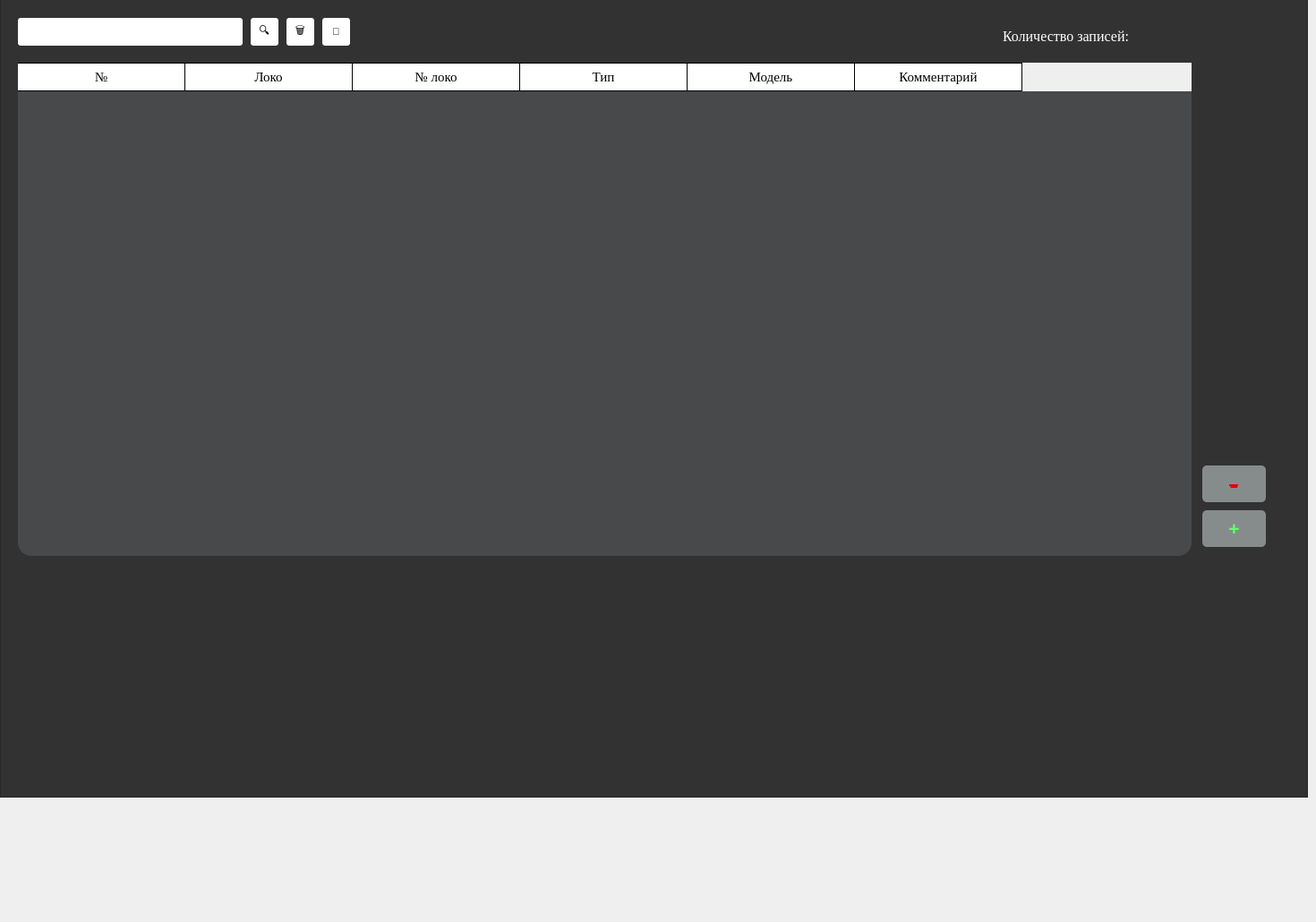
      <widget class="QWidget" name="tab_19">
       <attribute name="title">
        <string>Система 7</string>
       </attribute>
       <widget class="QLineEdit" name="lineEdit_16">
        <property name="geometry">
         <rect>
          <x>20</x>
          <y>20</y>
          <width>251</width>
          <height>31</height>
         </rect>
        </property>
        <property name="styleSheet">
         <string notr="true">QLineEdit {
background-color: rgb(255, 255, 255);
border-radius: 3px;}</string>
        </property>
       </widget>
       <widget class="QPushButton" name="pushButton_48">
        <property name="geometry">
         <rect>
          <x>280</x>
          <y>20</y>
          <width>31</width>
          <height>31</height>
         </rect>
        </property>
        <property name="styleSheet">
         <string notr="true">QPushButton {
	background-color: rgb(255, 255, 255);
	border-radius: 3px;
	color:rgb(0, 0, 0)}
QPushButton:hover {
	background-color: rgb(229, 229, 229);
	color:rgb(0, 0, 0)}
QPushButton:pressed {
	background-color: rgb(255, 255, 255);}</string>
        </property>
        <property name="text">
         <string>🔍</string>
        </property>
        <property name="icon">
         <iconset>
          <normaloff>sql_maket/Search.PNG</normaloff>sql_maket/Search.PNG</iconset>
        </property>
        <property name="iconSize">
         <size>
          <width>30</width>
          <height>30</height>
         </size>
        </property>
        <property name="checkable">
         <bool>true</bool>
        </property>
        <property name="checked">
         <bool>true</bool>
        </property>
       </widget>
       <widget class="QPushButton" name="pushButton_54">
        <property name="geometry">
         <rect>
          <x>320</x>
          <y>20</y>
          <width>31</width>
          <height>31</height>
         </rect>
        </property>
        <property name="styleSheet">
         <string notr="true">QPushButton {
	background-color: rgb(255, 255, 255);
	border-radius: 3px;
	color:rgb(0, 0, 0)}
QPushButton:hover {
	background-color: rgb(229, 229, 229);
	color:rgb(0, 0, 0)}
QPushButton:pressed {
	background-color: rgb(255, 255, 255);}</string>
        </property>
        <property name="text">
         <string>🗑</string>
        </property>
        <property name="icon">
         <iconset>
          <normaloff>sql_maket/musor.PNG</normaloff>sql_maket/musor.PNG</iconset>
        </property>
        <property name="iconSize">
         <size>
          <width>30</width>
          <height>30</height>
         </size>
        </property>
        <property name="checkable">
         <bool>true</bool>
        </property>
        <property name="checked">
         <bool>true</bool>
        </property>
       </widget>
       <widget class="QLabel" name="label_16">
        <property name="geometry">
         <rect>
          <x>1120</x>
          <y>30</y>
          <width>321</width>
          <height>20</height>
         </rect>
        </property>
        <property name="font">
         <font>
          <family>Times New Roman</family>
          <pointsize>12</pointsize>
         </font>
        </property>
        <property name="styleSheet">
         <string notr="true">QLabel {
	color: rgb(255, 255, 255);}</string>
        </property>
        <property name="text">
         <string>Количество записей:</string>
        </property>
       </widget>
       <widget class="QPushButton" name="pushButton_65">
        <property name="geometry">
         <rect>
          <x>1343</x>
          <y>520</y>
          <width>71</width>
          <height>41</height>
         </rect>
        </property>
        <property name="sizePolicy">
         <sizepolicy hsizetype="Minimum" vsizetype="Fixed">
          <horstretch>0</horstretch>
          <verstretch>0</verstretch>
         </sizepolicy>
        </property>
        <property name="font">
         <font>
          <pointsize>24</pointsize>
          <underline>false</underline>
          <strikeout>true</strikeout>
         </font>
        </property>
        <property name="styleSheet">
         <string notr="true">QPushButton {
	background-color: rgb(134, 140, 140);
	border-radius: 5px;
	color: rgb(222, 6, 10);
}
QPushButton:hover {
	background-color: rgb(122, 122, 122);
	color: rgb(222, 6, 10)}
QPushButton:pressed {
	background-color: rgb(134, 140, 140);}</string>
        </property>
        <property name="text">
         <string>-</string>
        </property>
       </widget>
       <widget class="QPushButton" name="pushButton_66">
        <property name="geometry">
         <rect>
          <x>1343</x>
          <y>570</y>
          <width>71</width>
          <height>41</height>
         </rect>
        </property>
        <property name="sizePolicy">
         <sizepolicy hsizetype="Minimum" vsizetype="Fixed">
          <horstretch>0</horstretch>
          <verstretch>0</verstretch>
         </sizepolicy>
        </property>
        <property name="font">
         <font>
          <pointsize>16</pointsize>
          <weight>75</weight>
          <italic>false</italic>
          <bold>true</bold>
          <underline>false</underline>
          <strikeout>false</strikeout>
         </font>
        </property>
        <property name="styleSheet">
         <string notr="true">QPushButton {
	background-color: rgb(134, 140, 140);
	border-radius: 5px;
	color: rgb(97, 255, 107);
}
QPushButton:hover {
	background-color: rgb(122, 122, 122);
	color: rgb(97, 255, 107)}
QPushButton:pressed {
	background-color: rgb(134, 140, 140);}</string>
        </property>
        <property name="text">
         <string>+</string>
        </property>
        <property name="checkable">
         <bool>false</bool>
        </property>
        <property name="autoRepeat">
         <bool>false</bool>
        </property>
        <property name="autoExclusive">
         <bool>false</bool>
        </property>
       </widget>
       <widget class="QTableWidget" name="tableWidget_16">
        <property name="geometry">
         <rect>
          <x>20</x>
          <y>70</y>
          <width>1311</width>
          <height>551</height>
         </rect>
        </property>
        <property name="font">
         <font>
          <family>Times New Roman</family>
          <pointsize>11</pointsize>
          <weight>50</weight>
          <bold>false</bold>
         </font>
        </property>
        <property name="styleSheet">
         <string notr="true">QTableWidget {
border-radius: 15px;
background-color: rgb(72, 73, 74)}

QHeaderView::section {
    background-color: rgb(255, 255, 255);
    padding: 4px;
    font-size: 11pt;
	font-family: Times New Roman;
    border-bottom: 1px solid rgb(0, 0, 0);
    border-right: 1px solid rgb(0, 0, 0);
}

QHeaderView::section:horizontal
{
    border-top: 1px solid rgb(0, 0, 0);
}

QHeaderView::section:vertical
{
    border-left: 1px solid rgb(0, 0, 0);
}

QTableWidget::item {
	background-color: rgb(255, 255, 255);
}
QTableWidget::item:selected {
	background-color: rgb(170, 255, 255);
	color:rgb(0, 0, 0);
}</string>
        </property>
        <property name="textElideMode">
         <enum>Qt::ElideMiddle</enum>
        </property>
        <attribute name="horizontalHeaderDefaultSectionSize">
         <number>187</number>
        </attribute>
        <attribute name="horizontalHeaderHighlightSections">
         <bool>false</bool>
        </attribute>
        <attribute name="verticalHeaderVisible">
         <bool>false</bool>
        </attribute>
        <column>
         <property name="text">
          <string>№</string>
         </property>
        </column>
        <column>
         <property name="text">
          <string>Локо</string>
         </property>
        </column>
        <column>
         <property name="text">
          <string>№ локо</string>
         </property>
        </column>
        <column>
         <property name="text">
          <string>Тип</string>
         </property>
        </column>
        <column>
         <property name="text">
          <string>Модель</string>
         </property>
        </column>
        <column>
         <property name="text">
          <string>Комментарий</string>
         </property>
        </column>
       </widget>
       <widget class="QFrame" name="frame_21">
        <property name="geometry">
         <rect>
          <x>0</x>
          <y>-130</y>
          <width>1461</width>
          <height>1021</height>
         </rect>
        </property>
        <property name="styleSheet">
         <string notr="true">
background-color: rgb(50, 50, 50);</string>
        </property>
        <property name="frameShape">
         <enum>QFrame::StyledPanel</enum>
        </property>
        <property name="frameShadow">
         <enum>QFrame::Raised</enum>
        </property>
        <widget class="QPushButton" name="pushButton_save_9">
         <property name="geometry">
          <rect>
           <x>360</x>
           <y>150</y>
           <width>31</width>
           <height>31</height>
          </rect>
         </property>
         <property name="font">
          <font>
           <pointsize>8</pointsize>
          </font>
         </property>
         <property name="styleSheet">
          <string notr="true">QPushButton {
	background-color: rgb(255, 255, 255);
	border-radius: 3px;
	color:rgb(0, 0, 0)}
QPushButton:hover {
	background-color: rgb(229, 229, 229);
	color:rgb(0, 0, 0)}
QPushButton:pressed {
	background-color: rgb(255, 255, 255);}</string>
         </property>
         <property name="text">
          <string>💾</string>
         </property>
         <property name="icon">
          <iconset>
           <normaloff>sql_maket/save.PNG</normaloff>sql_maket/save.PNG</iconset>
         </property>
         <property name="iconSize">
          <size>
           <width>30</width>
           <height>30</height>
          </size>
         </property>
         <property name="checkable">
          <bool>true</bool>
         </property>
         <property name="checked">
          <bool>true</bool>
         </property>
         <property name="autoDefault">
          <bool>false</bool>
         </property>
         <property name="default">
          <bool>false</bool>
         </property>
         <property name="flat">
          <bool>false</bool>
         </property>
        </widget>
       </widget>
       <zorder>frame_21</zorder>
       <zorder>lineEdit_16</zorder>
       <zorder>pushButton_48</zorder>
       <zorder>pushButton_54</zorder>
       <zorder>label_16</zorder>
       <zorder>pushButton_65</zorder>
       <zorder>tableWidget_16</zorder>
       <zorder>pushButton_66</zorder>
      </widget>
